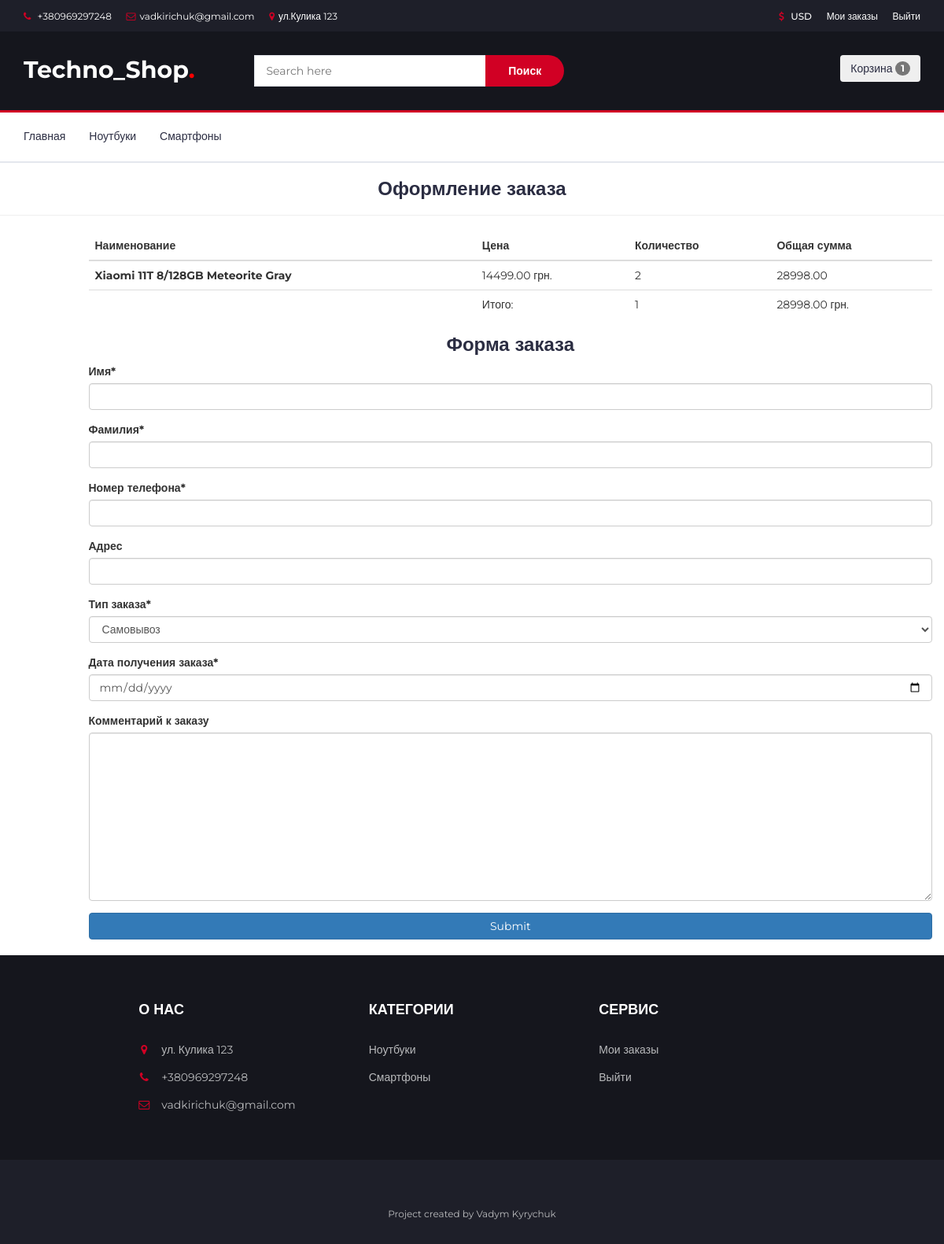
Page /check/ (signed in) on the earlier database version.
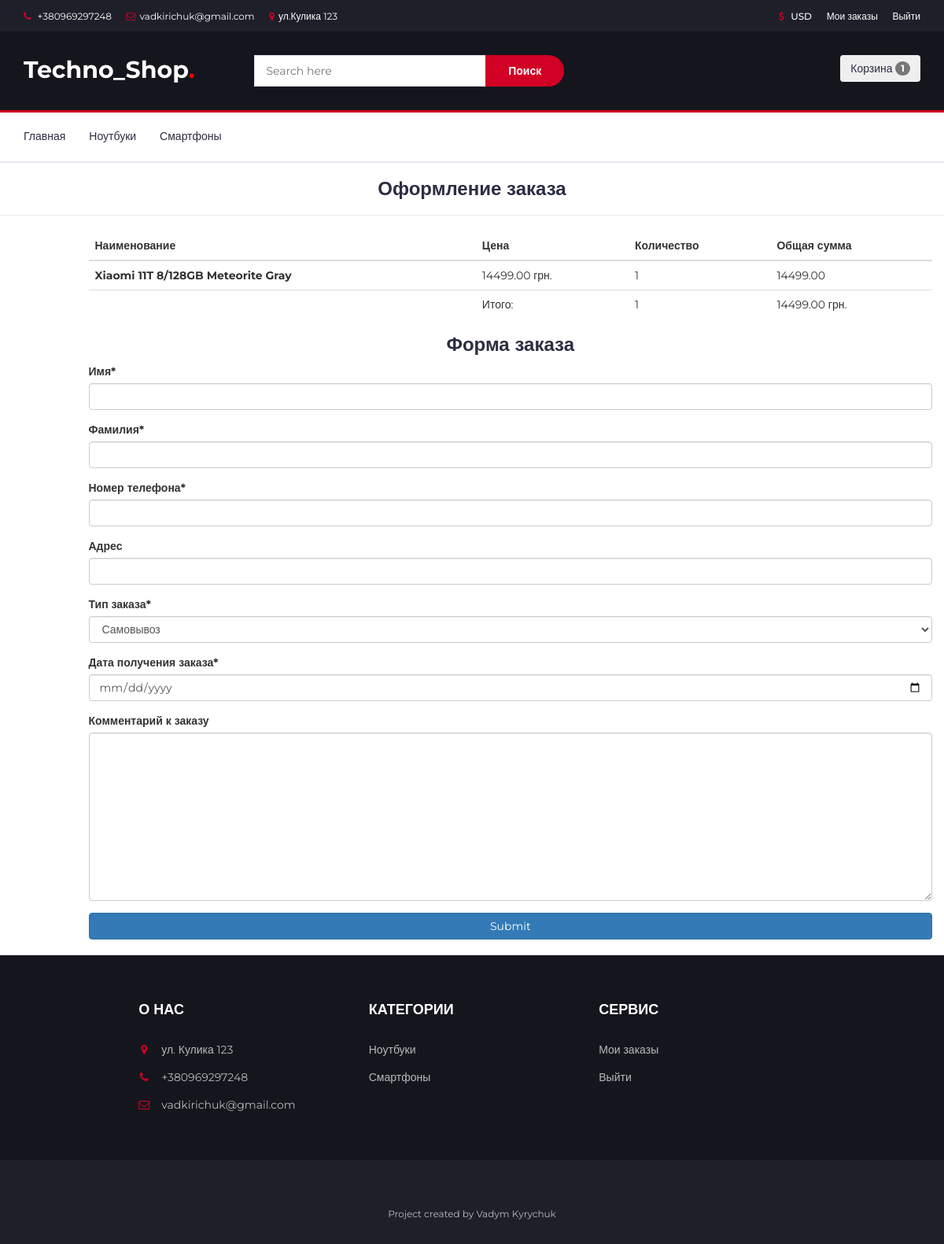
Same page on the later database version.
### webshop/models.py (models this page shows, shortened)
class BasketProduct(models.Model):
    user = models.ForeignKey('Customer', verbose_name='Покупатель', on_delete=models.CASCADE)
    basket = models.ForeignKey('Basket', verbose_name='Корзина', on_delete=models.CASCADE,
                               related_name='related_basket')
    content = models.ForeignKey(ContentType, on_delete=models.CASCADE)
    object_id = models.PositiveIntegerField()
    cont_object = GenericForeignKey('content', 'object_id')
    quantity = models.PositiveIntegerField(default=1)
    total_price = models.DecimalField(max_digits=12, decimal_places=2, verbose_name='Общая сумма')

class Basket(models.Model):
    holder = models.ForeignKey('Customer', null=True, on_delete=models.CASCADE, verbose_name='Пользователь')
    products = models.ManyToManyField(BasketProduct, blank=True, related_name='related_basket')
    total_products = models.PositiveIntegerField(default=0)
    total_price = models.DecimalField(max_digits=12, default=0, decimal_places=2, verbose_name='Общая сумма')
    in_order = models.BooleanField(default=False)
    anonym_user = models.BooleanField(default=False)

class Product(models.Model):
    class Meta:
        abstract = True  #
    category = models.ForeignKey(Category, verbose_name='Категория', on_delete=models.CASCADE)
    name_product = models.CharField(max_length=255, verbose_name='Название товара')
    slug = models.SlugField(unique=True)
    image_product = models.ImageField(verbose_name='Изображение', upload_to=f'media/{name_product}')
    description = models.TextField(verbose_name='Описание', null=True)
    price = models.DecimalField(max_digits=12, decimal_places=2, verbose_name='Цена')

class Smartphone(Product):
    brand = models.CharField(max_length=64, verbose_name='Бренд смартфона')
    model_smart = models.CharField(max_length=64, verbose_name='Модель смартфона')
    diagonal = models.CharField(max_length=255, verbose_name="Диагональ")
    display = models.CharField(max_length=255, verbose_name="Тип дисплея")
    resolution = models.CharField(max_length=255, verbose_name='Разрешение экрана')
    accum = models.CharField(max_length=255, verbose_name="Объем аккумулятора")
    ram = models.CharField(max_length=64, verbose_name="Оперативная память")
    sd_card = models.BooleanField(default=True, verbose_name="Возможность использования SD карты")
    sd_card_max_size = models.CharField(max_length=255, null=True, blank=True, verbose_name="Максимальный объем SD")
    main_cam = models.CharField(max_length=64, verbose_name="Главная камера")
    front_cam = models.CharField(max_length=64, verbose_name="Фронтальная камера")

### webshop/views.py (the view)
# urls.py: path('check/',  CheckView.as_view(), name='check'),
class CheckView(CartMix, View):
    def get(self, request, *args, **kwargs):
        categories = Category.objects.get_category_for_navbar()
        form = OrderForm(request.POST or None)
        content = {
            'basket': self.basket,
            'categories': categories,
            'form': form
        }
        return render(request, 'check.html', content)

### webshop/forms.py
class OrderForm(forms.ModelForm):
    def __init__(self, *args, **kwargs):
        super(OrderForm, self).__init__(*args, **kwargs)
        self.fields['order_date'].label = 'Дата получения заказа'
    order_date = forms.DateField(widget=forms.TextInput(attrs={'type':'date'}))
    class Meta:
        model = Order
        fields = (
            'first_name', 'last_name', 'phone', 'adress', 'buy_type', 'order_date', 'comment')

### webshop/mixins.py (called while the page is built)
    def dispatch(self, request, *args, **kwargs):
        if request.user.is_authenticated:
            customer = Customer.objects.filter(user=request.user).first()
            if not customer:
                customer = Customer.objects.create(user=request.user)
            basket = Basket.objects.filter(holder=customer, in_order=False).first()
            if not basket:
                basket = Basket.objects.create(holder=customer)
        else:
            basket = Basket.objects.filter(anonym_user=True).first()
            if not basket:
                basket = Basket.objects.create(anonym_user = True)
        self.basket = basket
        return super().dispatch(request, *args, **kwargs)

### webshop/models.py (called while the page is built)
    def get_query_set(self):
        return super().get_queryset()

### templates/check.html (shortened to what this page needs)
{% extends 'base.html' %}
{% load crispy_forms_tags %}
{% block content %}
    <br>
    <h3 class="text-center mt-5 mb-5"> Оформление заказа</h3>
    <hr>
    <div class="container">
        <div class="row">
            <div class="col-md-offset-1">
                <table class="table">
                    <thead>
                    <tr>
                        <th scope="col">Наименование</th>
                        <th scope="col">Цена</th>
                        <th scope="col">Количество</th>
                        <th scope="col">Общая сумма</th>
                    </tr>
                    </thead>
                    <tbody>
                    {% for item in basket.products.all %}
                        <tr>
                            <th scope="row">{{ item.cont_object.name_product }}</th>
                            <td>{{ item.cont_object.price }} грн.</td>
                            <td>{{ item.quantity }}</td>
                            <td>{{ item.total_price }}</td>
                        </tr>
                    {% endfor %}
                    <tr>
                        <td colspan="1"></td>
                        <td>Итого:</td>
                        <td> {{ basket.total_products }}</td>
                        <td> {{ basket.total_price }} грн.</td>
                    </tr>
                    </tbody>
                </table>
            </div>
            <div class="col-md-offset-1">
                <h3 class="text-center mt-5 mb-5"> Форма заказа</h3>
                <form action="{% url 'make_order' %}" method="post">
                    {{ form|crispy }}
                    <input type="submit" class="btn btn-primary btn-block mt-3 mb-3" values="Оформить заказ"
                           style="width: 100%">
                </form>
                <br>
            </div>
        </div>
    </div>
{% endblock %}

### templates/partials/header.html (shortened to what this page needs)
{% load static %}
<header>
    <div id="top-header">
        <div class="container">
            <ul class="header-links pull-left" style="color: white">
                <li><i class="fa fa-phone"></i> +380969297248</li>
                <li><i class="fa fa-envelope-o"></i>vadkirichuk@gmail.com</li>
                <li><i class="fa fa-map-marker"></i>ул.Кулика 123</li>
            </ul>
            <ul class="header-links pull-right">
                <li><a href="#"><i class="fa fa-dollar"></i> USD</a></li>
                {% if request.user.is_authenticated %}
                    <li><a href="{% url 'profile' %}">Мои заказы</a></li>
                    <li><a href="{% url 'logout' %}"></i>Выйти</a></li>
                {% else %}
                <li><a class="dropdown-item" href="{% url 'login' %}">Войти</a></li>
                <li><a class="dropdown-item" href="{% url 'registration' %}">Регистрация</a></li>
                {% endif %}
            </ul>
        </div>
    </div>
    <div id="header">
        <div class="container">
            <div class="row">
                <div class="col-md-3">
                    <div class="header-logo">
                        <a href="#" class="logo">
                            <h2 style="color: white; margin-top: 17px">Techno_Shop<span style="color: red">.</span></h2>
                        </a>
                    </div>
                </div>
                <div class="col-md-6">
                    <div class="header-search">
                        <form action="{% url 'search' %}">
                            <input class="input" placeholder="Search here" name="search_query">
                            <button class="search-btn">Поиск</button>
                        </form>
                    </div>
                </div>
                <div class="col-md-3 clearfix">
                    <div class="header-ctn">
                        <form class="d-flex">
                            <button class="btn btn-outline-light" type="submit">
                                <a href="{% url 'basket' %}">Корзина</a>
                                <span class="badge bg-light text-dark ms-1 rounded-pill">{{ basket.products.count }}</span>
                            </button>
                        </form>
                    </div>
                </div>
            </div>
        </div>
    </div>
</header>

Differences in the rows shown:
changed Basket: total_price "28998.00" → "14499.00"
changed BasketProduct "Xiaomi 11T 8/128GB Meteorite Gray": quantity "2" → "1"; total_price "28998.00" → "14499.00"
